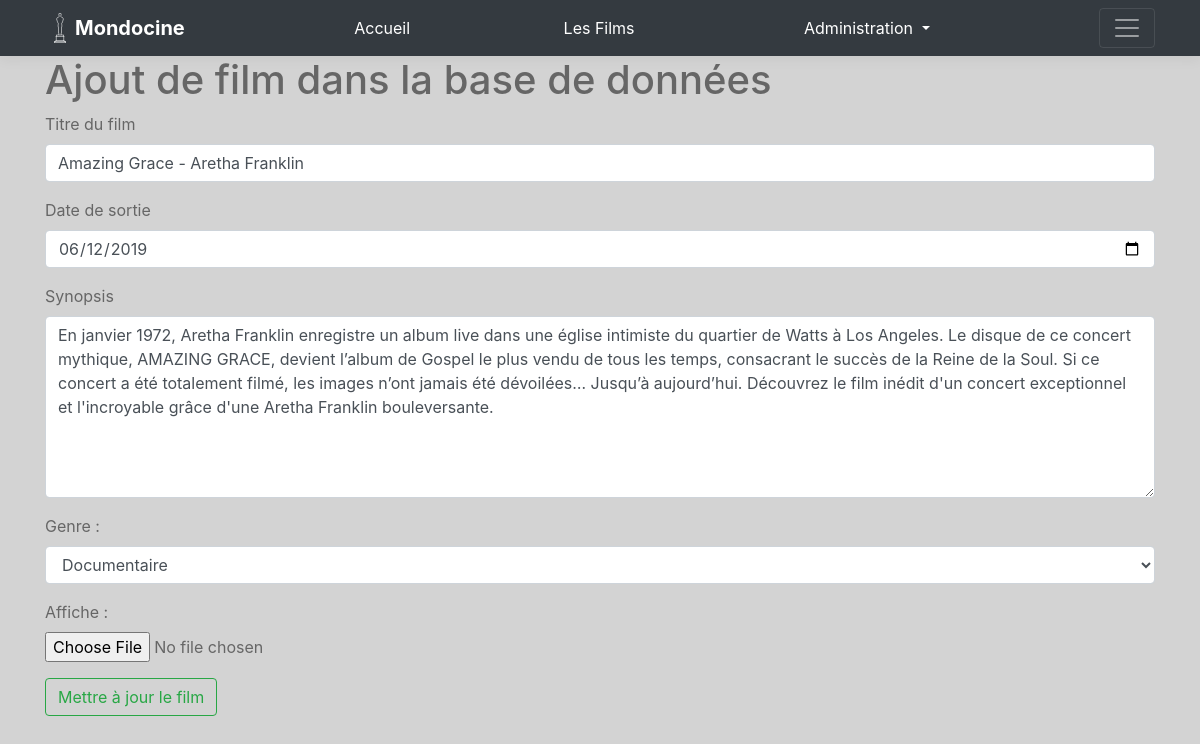
The page /addFilm/6 (signed in) on the database its author committed.
### tables this page shows
CREATE TABLE IF NOT EXISTS `film` (
  `film_id` int(11) NOT NULL AUTO_INCREMENT,
  `film_titre` varchar(150) DEFAULT NULL,
  `film_date` date DEFAULT NULL,
  `film_sinopsys` text,
  `genre_id` int(11) NOT NULL,
  `film_image_name` varchar(150) NOT NULL,
  PRIMARY KEY (`film_id`),
  UNIQUE KEY `film_titre` (`film_titre`),
  KEY `fk_film_genre1_idx` (`genre_id`)
);

### src/Utilities/Database.php (called while the page is built, shortened)
<?php
class Database
{
    private $pdo;
    public function connect():void
    {
            $this->pdo = new PDO(
                'mysql:host=localhost;dbname=mondocine',
                'root',
                '',
                [
                    PDO::MYSQL_ATTR_INIT_COMMAND => "SET NAMES utf8mb4",
                    PDO::ATTR_ERRMODE => PDO::ERRMODE_EXCEPTION
                ]
            );
    }
    public function query(string $sql, ?string $className=''): ?array
    {
        if ($className != '') {
            $result = $this->pdo->query($sql);
            return $result->fetchAll(PDO::FETCH_CLASS | PDO::FETCH_PROPS_LATE, $className);
        }else{
            $result = $this->pdo->query($sql);
            return $result->fetchAll();
        }
    }
    public function queryUnique(string $sql, string $classname)
    {
        $result = $this->pdo->query($sql);
        return $result->fetchObject($classname);
    }
}

### src/Entity/Film.php (called while the page is built, shortened)
<?php
class Film
{
    public function detailFilms(int $filmId, string $className):Film
    {
        $database = new Database();
        $query = "SELECT * FROM film NATURAL JOIN genre WHERE film_id = '" . $filmId . "'";
        $film = $database->queryUnique($query, $className);
        return $film;
    }
}

### src/Controller/AddFilmController.php (called while the page is built, shortened)
<?php
class AddFilmController
{
    public function verifAddFilm()
    {
        $genre = new Genre();
        $genres = $genre->recupGenre();
        $filmId = $this->addrecupId();
        $filmId=intval($filmId['id']);
        $film = new film();
        if (isset($filmId) && $filmId != 0) {
            $film = $film->detailFilms($filmId,Film::class);
        }
        else {
            $valider = "Ajouter le film";
            $update = 0;
        }
        return compact ('success','errors','film','genres','formValidator', 'titre', 'date', 'sinopsys', 'imageName', 'genreFilm','valider','update');
    }
    public function addrecupId()
    {
        return compact('id');
    }
}

### src/Entity/Genre.php (called while the page is built, shortened)
<?php
class Genre
{
    private $genre_id;
    private $genre_libelle;
    public function getGenreId(): int
    {
        return $this->genre_id ?? 0;
    }
    public function getGenreLibelle(): string
    {
        return $this->genre_libelle ?? '';
    }
    public function recupGenre():array
    {
        $database = new Database();
        $query = "SELECT * FROM genre";
        $genre = $database->query($query, Genre::class);
        return $genre;
    }
}

### autoload.php (called while the page is built, shortened)
<?php
function myAutoloader(string $className):void
{
    $className = str_replace("\\", '/', $className);
}

### templates/addFilm.php (the view, shortened to what this page needs)
<?php
$controller = new AddFilmController();
$datas = $controller->verifAddFilm();
extract($datas);
$formValidator = new FormValidator();
?>
    <main class="container">
        <h1>Ajout de film dans la base de données</h1>
        <form method="post" enctype="multipart/form-data">
            <?= $formValidator->generateInputText('film_titre', 'text','Titre du film',$errors,$titre) ?>
            <?= $formValidator->generateInputText('film_date', 'date','Date de sortie',$errors,$date) ?>
            <?= $formValidator->generateInputTextarea('film_sinopsys', 'Synopsis',7,$errors,$sinopsys) ?>
            <div class="form-group">
                <label for="genre_id">Genre : </label>
                <select class="form-control" id="genre_id" name="genre_id">
                <?php foreach($genres as $genre):
                if ($genreFilm == $genre->getGenreId()){?>
                    <option value="<?=$genre->getGenreId();?>" selected><?=$genre->getGenreLibelle()?></option>
                <?php }else{
                ?>
                    <option value="<?=$genre->getGenreId();?>"><?=$genre->getGenreLibelle()?></option>
                <?php } endforeach; ?>
                </select>
            </div>
            <div class="form-group">
                <label for="film_image_name">Affiche :</label>
                <input type="file" class="form-control-file" id="film_image_name" name="film_image_name">
            </div>
            <input type="submit" value="<?= $valider ?>" class="btn btn-outline-success">
        </form>
    </main>

### src/Utilities/FormValidator.php (shortened to what this page needs)
<?php
class FormValidator{
    public function generateInputText(string $key, string $type, string $label, array $errors, ?string $defaultValue=''): string {
        $isError = array_key_exists($key, $errors) && !empty($errors[$key])? 'is-invalid' : '';
        $value = $defaultValue;
        $error = $errors[$key] ?? "";
        return <<<EOT
<div class="form-group">
<label for="$key">$label</label>
<input  type="$type"
        class="form-control $isError"
        id="$key" name="$key" value="$value">
<div class="invalid-feedback">$error</div>
</div>
EOT;
    }
    public function generateInputTextArea(string $key, string $label, int $lignes, array $errors, ?string $defaultValue=''): string {
        $value = $defaultValue;
        $error = $errors[$key] ?? "";
        return <<<EOT
<div class="form-group">
<label for="$key">$label</label>
<textarea class="form-control" id="$key" name="$key" rows="$lignes">$value</textarea>
<div class="invalid-feedback">$error</div>
</div>
EOT;
    }
}

### public/css/style.css (style rules this page uses)
* { margin:0; padding:0; box-sizing:border-box; }
body { color:#666; }
:root { --jumbotron-padding-y: 0.5rem; }

### rows shown on the page
film: film_titre "Amazing Grace - Aretha Franklin", film_date "06/12/2019", film_sinopsys "En janvier 1972, Aretha Franklin enregistre un album live dans une église intimiste du quartier de Watts à Los Angeles. Le disque de ce concert mythique, AMAZING GRACE, devient l’album de Gospel le plus vendu de tous les temps, consacrant le succès de la Reine de la Soul. Si ce concert a été totalement filmé, les images n’ont jamais été dévoilées… Jusqu’à aujourd’hui. Découvrez le film inédit d'un concert exceptionnel et l'incroyable grâce d'une Aretha Franklin bouleversante."

### other values the page prints
$label "Titre du film Date de sortie"
$label "Synopsis"
form field genre_id "Documentaire"
